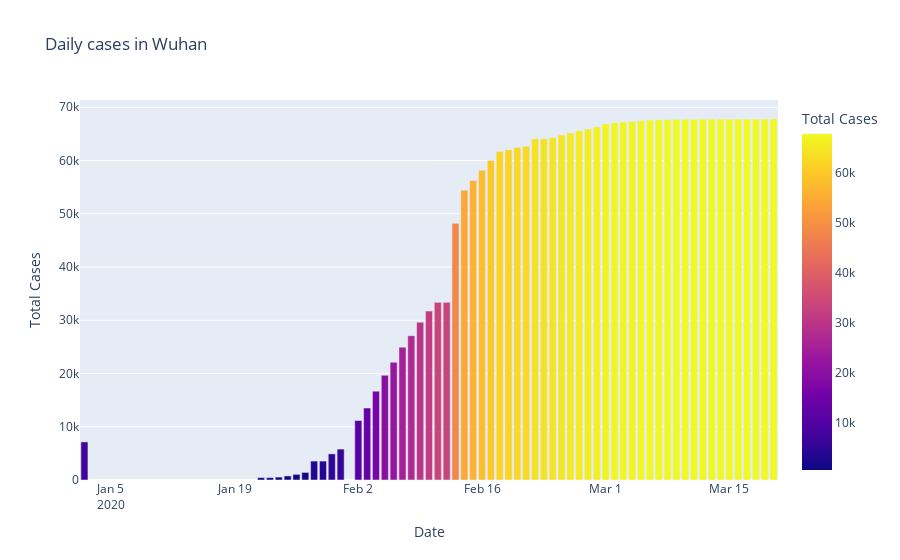

Here is the notebook cell this chart was saved with:
### Code cell
fig=px.bar(dbwuhan,x='Date',y='Total Cases',color='Total Cases',title='Daily cases in Wuhan')
fig.show()
